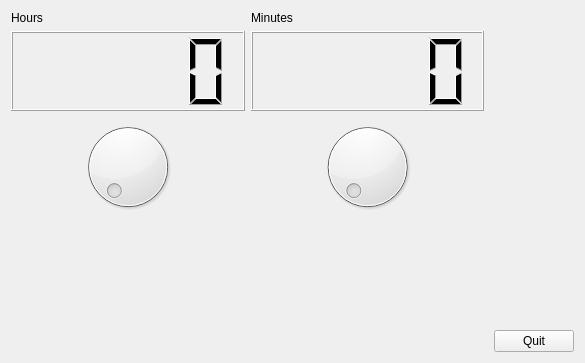
<?xml version="1.0" encoding="UTF-8"?>
<ui version="4.0">
 <class>MyForm</class>
 <widget class="QWidget" name="MyForm">
  <property name="geometry">
   <rect>
    <x>0</x>
    <y>0</y>
    <width>585</width>
    <height>363</height>
   </rect>
  </property>
  <property name="minimumSize">
   <size>
    <width>0</width>
    <height>0</height>
   </size>
  </property>
  <property name="windowTitle">
   <string>Form</string>
  </property>
  <layout class="QVBoxLayout" name="verticalLayout_6">
   <item>
    <layout class="QHBoxLayout" name="horizontalLayout">
     <property name="rightMargin">
      <number>90</number>
     </property>
     <item>
      <layout class="QVBoxLayout" name="verticalLayout_3">
       <item>
        <layout class="QVBoxLayout" name="verticalLayout_2">
         <item>
          <widget class="QLabel" name="label">
           <property name="text">
            <string>Hours</string>
           </property>
          </widget>
         </item>
         <item>
          <widget class="QLCDNumber" name="lcdNumber_3">
           <property name="minimumSize">
            <size>
             <width>80</width>
             <height>80</height>
            </size>
           </property>
          </widget>
         </item>
        </layout>
       </item>
       <item>
        <widget class="QDial" name="dial_3">
         <property name="minimumSize">
          <size>
           <width>60</width>
           <height>60</height>
          </size>
         </property>
         <property name="baseSize">
          <size>
           <width>60</width>
           <height>60</height>
          </size>
         </property>
         <property name="maximum">
          <number>23</number>
         </property>
        </widget>
       </item>
      </layout>
     </item>
     <item>
      <layout class="QVBoxLayout" name="verticalLayout_4">
       <item>
        <layout class="QVBoxLayout" name="verticalLayout">
         <item>
          <widget class="QLabel" name="label_2">
           <property name="text">
            <string>Minutes</string>
           </property>
          </widget>
         </item>
         <item>
          <widget class="QLCDNumber" name="lcdNumber_2">
           <property name="minimumSize">
            <size>
             <width>80</width>
             <height>80</height>
            </size>
           </property>
          </widget>
         </item>
        </layout>
       </item>
       <item>
        <widget class="QDial" name="dial_2">
         <property name="minimumSize">
          <size>
           <width>60</width>
           <height>60</height>
          </size>
         </property>
         <property name="baseSize">
          <size>
           <width>60</width>
           <height>60</height>
          </size>
         </property>
         <property name="maximum">
          <number>59</number>
         </property>
        </widget>
       </item>
      </layout>
     </item>
    </layout>
   </item>
   <item>
    <layout class="QHBoxLayout" name="horizontalLayout_2">
     <item>
      <spacer name="horizontalSpacer">
       <property name="orientation">
        <enum>Qt::Horizontal</enum>
       </property>
       <property name="sizeHint" stdset="0">
        <size>
         <width>40</width>
         <height>20</height>
        </size>
       </property>
      </spacer>
     </item>
     <item>
      <layout class="QVBoxLayout" name="verticalLayout_5">
       <item>
        <spacer name="verticalSpacer">
         <property name="orientation">
          <enum>Qt::Vertical</enum>
         </property>
         <property name="sizeHint" stdset="0">
          <size>
           <width>20</width>
           <height>40</height>
          </size>
         </property>
        </spacer>
       </item>
       <item>
        <widget class="QPushButton" name="pushButton_2">
         <property name="text">
          <string>Quit</string>
         </property>
        </widget>
       </item>
      </layout>
     </item>
    </layout>
   </item>
  </layout>
 </widget>
 <resources/>
 <connections>
  <connection>
   <sender>pushButton_2</sender>
   <signal>clicked()</signal>
   <receiver>MyForm</receiver>
   <slot>close()</slot>
   <hints>
    <hint type="sourcelabel">
     <x>494</x>
     <y>327</y>
    </hint>
    <hint type="destinationlabel">
     <x>434</x>
     <y>244</y>
    </hint>
   </hints>
  </connection>
  <connection>
   <sender>dial_3</sender>
   <signal>valueChanged(int)</signal>
   <receiver>lcdNumber_3</receiver>
   <slot>display(int)</slot>
   <hints>
    <hint type="sourcelabel">
     <x>106</x>
     <y>178</y>
    </hint>
    <hint type="destinationlabel">
     <x>152</x>
     <y>77</y>
    </hint>
   </hints>
  </connection>
  <connection>
   <sender>dial_2</sender>
   <signal>valueChanged(int)</signal>
   <receiver>lcdNumber_2</receiver>
   <slot>display(int)</slot>
   <hints>
    <hint type="sourcelabel">
     <x>324</x>
     <y>179</y>
    </hint>
    <hint type="destinationlabel">
     <x>405</x>
     <y>73</y>
    </hint>
   </hints>
  </connection>
 </connections>
</ui>
